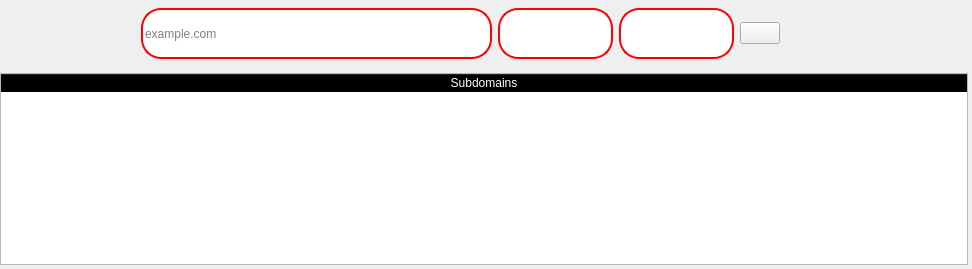
             <widget class="QWidget" name="Subdomain">
              <layout class="QGridLayout" name="gridLayout_14">
               <property name="leftMargin">
                <number>0</number>
               </property>
               <property name="topMargin">
                <number>0</number>
               </property>
               <property name="rightMargin">
                <number>4</number>
               </property>
               <property name="bottomMargin">
                <number>4</number>
               </property>
               <item row="0" column="0">
                <layout class="QVBoxLayout" name="verticalLayout_15">
                 <item>
                  <widget class="QWidget" name="widget_5" native="true">
                   <property name="minimumSize">
                    <size>
                     <width>0</width>
                     <height>67</height>
                    </size>
                   </property>
                   <property name="maximumSize">
                    <size>
                     <width>16777215</width>
                     <height>67</height>
                    </size>
                   </property>
                   <layout class="QGridLayout" name="gridLayout_13">
                    <property name="leftMargin">
                     <number>0</number>
                    </property>
                    <property name="topMargin">
                     <number>0</number>
                    </property>
                    <property name="rightMargin">
                     <number>0</number>
                    </property>
                    <property name="bottomMargin">
                     <number>0</number>
                    </property>
                    <item row="0" column="0">
                     <layout class="QHBoxLayout" name="horizontalLayout_21">
                      <item>
                       <spacer name="horizontalSpacer_17">
                        <property name="orientation">
                         <enum>Qt::Horizontal</enum>
                        </property>
                        <property name="sizeHint" stdset="0">
                         <size>
                          <width>128</width>
                          <height>20</height>
                         </size>
                        </property>
                       </spacer>
                      </item>
                      <item>
                       <layout class="QHBoxLayout" name="horizontalLayout_20">
                        <item>
                         <widget class="QLabel" name="label_11">
                          <property name="text">
                           <string/>
                          </property>
                          <property name="pixmap">
                           <pixmap resource="../Dashboard.qrc">:/Image/Icons/tree_subdomain.png</pixmap>
                          </property>
                         </widget>
                        </item>
                        <item>
                         <widget class="QLineEdit" name="domain_field">
                          <property name="minimumSize">
                           <size>
                            <width>351</width>
                            <height>51</height>
                           </size>
                          </property>
                          <property name="maximumSize">
                           <size>
                            <width>351</width>
                            <height>51</height>
                           </size>
                          </property>
                          <property name="styleSheet">
                           <string notr="true">QLineEdit{
border:2px solid rgb(255, 0, 0);
border-radius:20px;
color:black;
}</string>
                          </property>
                          <property name="placeholderText">
                           <string>example.com</string>
                          </property>
                         </widget>
                        </item>
                        <item>
                         <widget class="QPushButton" name="subdomain_button">
                          <property name="minimumSize">
                           <size>
                            <width>115</width>
                            <height>44</height>
                           </size>
                          </property>
                          <property name="maximumSize">
                           <size>
                            <width>115</width>
                            <height>51</height>
                           </size>
                          </property>
                          <property name="styleSheet">
                           <string notr="true">QPushButton{
border:2px solid rgb(255, 0, 0);
border-radius:20px;
	color: rgb(0, 0, 0);
background-color:white
}

QPushButton:hover{
background-color: rgb(241, 223, 28);
}</string>
                          </property>
                          <property name="text">
                           <string/>
                          </property>
                          <property name="icon">
                           <iconset resource="../Dashboard.qrc">
                            <normaloff>:/Image/Icons/search.png</normaloff>:/Image/Icons/search.png</iconset>
                          </property>
                          <property name="iconSize">
                           <size>
                            <width>44</width>
                            <height>43</height>
                           </size>
                          </property>
                         </widget>
                        </item>
                        <item>
                         <widget class="QPushButton" name="subdomain_button_clean">
                          <property name="minimumSize">
                           <size>
                            <width>115</width>
                            <height>44</height>
                           </size>
                          </property>
                          <property name="maximumSize">
                           <size>
                            <width>115</width>
                            <height>51</height>
                           </size>
                          </property>
                          <property name="styleSheet">
                           <string notr="true">QPushButton{
border:2px solid rgb(255, 0, 0);
border-radius:20px;
	color: rgb(0, 0, 0);
background-color:white
}

QPushButton:hover{
background-color: rgb(241, 223, 28);
}</string>
                          </property>
                          <property name="text">
                           <string/>
                          </property>
                          <property name="icon">
                           <iconset resource="../Dashboard.qrc">
                            <normaloff>:/Image/Icons/clean.png</normaloff>:/Image/Icons/clean.png</iconset>
                          </property>
                          <property name="iconSize">
                           <size>
                            <width>44</width>
                            <height>43</height>
                           </size>
                          </property>
                         </widget>
                        </item>
                       </layout>
                      </item>
                      <item>
                       <widget class="QPushButton" name="button_site_subdomain">
                        <property name="styleSheet">
                         <string notr="true">
QPushButton:hover{
background-color: rgb(255, 0, 0);
}</string>
                        </property>
                        <property name="text">
                         <string/>
                        </property>
                        <property name="icon">
                         <iconset resource="../Dashboard.qrc">
                          <normaloff>:/Image/Icons/question-mark-30.png</normaloff>:/Image/Icons/question-mark-30.png</iconset>
                        </property>
                       </widget>
                      </item>
                      <item>
                       <spacer name="horizontalSpacer_18">
                        <property name="orientation">
                         <enum>Qt::Horizontal</enum>
                        </property>
                        <property name="sizeHint" stdset="0">
                         <size>
                          <width>188</width>
                          <height>20</height>
                         </size>
                        </property>
                       </spacer>
                      </item>
                     </layout>
                    </item>
                   </layout>
                  </widget>
                 </item>
                 <item>
                  <widget class="QTableWidget" name="subdomain_table">
                   <property name="styleSheet">
                    <string notr="true">QHeaderView::section { background-color: black; color: white; }</string>
                   </property>
                   <attribute name="horizontalHeaderStretchLastSection">
                    <bool>true</bool>
                   </attribute>
                   <attribute name="verticalHeaderCascadingSectionResizes">
                    <bool>false</bool>
                   </attribute>
                   <attribute name="verticalHeaderShowSortIndicator" stdset="0">
                    <bool>false</bool>
                   </attribute>
                   <attribute name="verticalHeaderStretchLastSection">
                    <bool>false</bool>
                   </attribute>
                   <column>
                    <property name="text">
                     <string>Subdomains</string>
                    </property>
                   </column>
                  </widget>
                 </item>
                </layout>
               </item>
              </layout>
             </widget>
